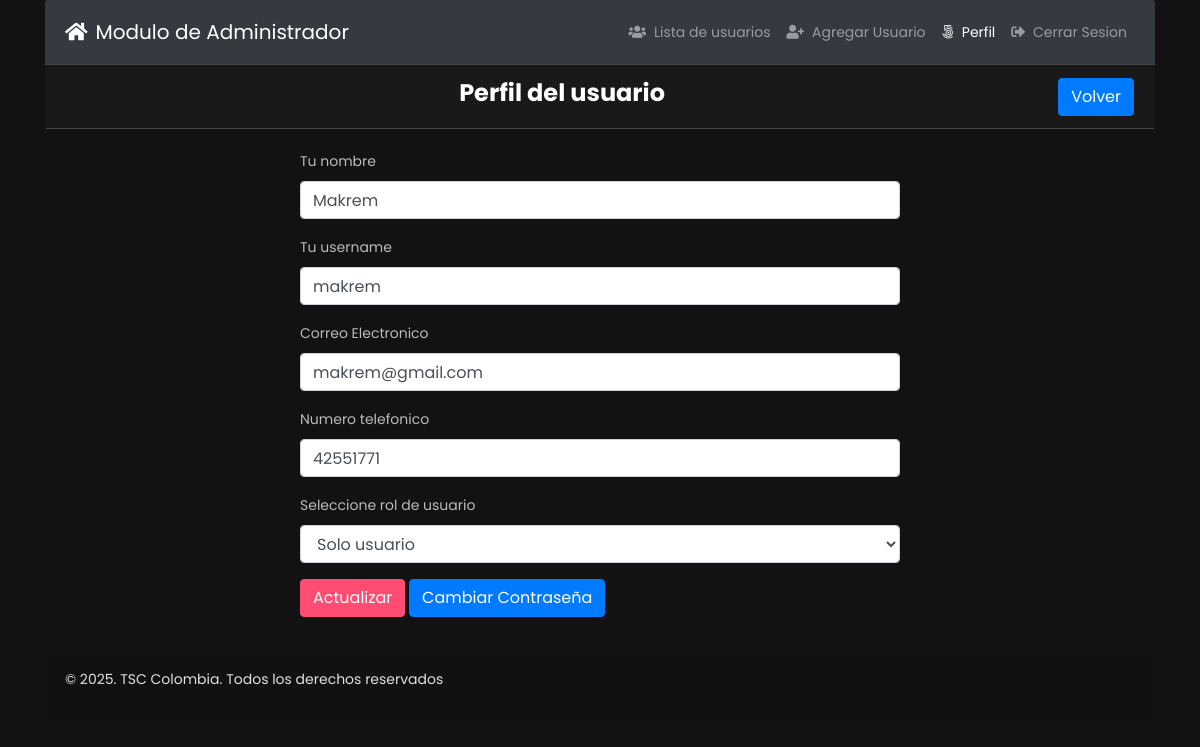
Page /profile.php?id=26 (signed in) on the committed database.
### tables this page shows
CREATE TABLE IF NOT EXISTS `tbl_users` (
  `id` int(11) NOT NULL AUTO_INCREMENT,
  `name` varchar(255) DEFAULT NULL,
  `username` varchar(255) DEFAULT NULL,
  `email` varchar(255) DEFAULT NULL,
  `password` varchar(255) DEFAULT NULL,
  `mobile` varchar(25) DEFAULT NULL,
  `roleid` tinyint(4) DEFAULT NULL,
  `isActive` tinyint(4) DEFAULT '0',
  `created_at` timestamp NOT NULL DEFAULT CURRENT_TIMESTAMP,
  `updated_at` timestamp NOT NULL DEFAULT CURRENT_TIMESTAMP,
  PRIMARY KEY (`id`)
);

### classes/Users.php (called while the page is built, shortened)
<?php
include 'lib/Database.php';
include_once 'lib/Session.php';
class Users{
  private $db;
  public function __construct(){
    $this->db = new Database();
  }
    public function getUserInfoById($userid){
      $sql = "SELECT * FROM tbl_users WHERE id = :id LIMIT 1";
      $stmt = $this->db->pdo->prepare($sql);
      $stmt->bindValue(':id', $userid);
      $stmt->execute();
      $result = $stmt->fetch(PDO::FETCH_OBJ);
      if ($result) {
        return $result;
      }else{
        return false;
      }
    }
}

### lib/Database.php (called while the page is built, shortened)
<?php
class  Database{
  public $pdo;
  public function __construct(){
    if (!isset($this->pdo)) {
      try {
        $link = new PDO('mysql:host='.DB_HOST.'; dbname='.DB_NAME, DB_USER, DB_PASS);
        $link->setAttribute(PDO::ATTR_ERRMODE, PDO::ERRMODE_EXCEPTION);
        $link->exec("SET CHARACTER SET utf8");
        $this->pdo  =  $link;
      } catch (PDOException $e) {
        die("Connection error...".$e->getMessage());
      }
    }
  }
}

### lib/Session.php (called while the page is built, shortened)
<?php
class Session{
  public static function get($key){
    if (isset($_SESSION[$key])) {
      return $_SESSION[$key];
    }else{
      return false;
    }
  }
}

### profile.php (the view, shortened to what this page needs)
<?php
include 'inc/header.php';
 ?>
<?php
if (isset($_GET['id'])) {
  $userid = preg_replace('/[^a-zA-Z0-9-]/', '', (int)$_GET['id']);
}
 ?>
<div class="card ">
  <div class="card-header">
    <h3 class="text-center" style="color: white; font-weight: bold;">
      Perfil del usuario
      <span class="float-right">
        <a href="index.php" class="btn btn-primary">Volver</a>
      </span>
    </h3>
  </div>
  <div class="card-body">
    <?php
    $getUinfo = $users->getUserInfoById($userid);
    if ($getUinfo) {
     ?>
          <div style="width:600px; margin:0px auto">
          <form class="" action="" method="POST">
              <div class="form-group">
                <label for="name">Tu nombre</label>
                <input type="text" name="name" value="<?php echo $getUinfo->name; ?>" class="form-control">
              </div>
              <div class="form-group">
                <label for="username">Tu username</label>
                <input type="text" name="username" value="<?php echo $getUinfo->username; ?>" class="form-control">
              </div>
              <div class="form-group">
                <label for="email">Correo Electronico</label>
                <input type="email" id="email" name="email" value="<?php echo $getUinfo->email; ?>" class="form-control">
              </div>
              <div class="form-group">
                <label for="mobile">Numero telefonico</label>
                <input type="text" id="mobile" name="mobile" value="<?php echo $getUinfo->mobile; ?>" class="form-control">
              </div>
              <?php if (Session::get("roleid") == '1') { ?>
              <div class="form-group
              <?php if (Session::get("roleid") == '1' && Session::get("id") == $getUinfo->id) {
                echo "d-none";
              } ?>
              ">
                <div class="form-group">
                  <label for="sel1">Seleccione rol de usuario</label>
                  <select class="form-control" name="roleid" id="roleid">
                  <?php
                if($getUinfo->roleid == '1'){?>
                  <option value="1" selected='selected'>Admin</option>
                  <option value="2">Editor</option>
                  <option value="3">Solo usuario</option>
                <?php }elseif($getUinfo->roleid == '2'){?>
                  <option value="1">Admin</option>
                  <option value="2" selected='selected'>Editor</option>
                  <option value="3">Solo usuario</option>
                <?php }elseif($getUinfo->roleid == '3'){?>
                  <option value="3" selected='selected'>Solo usuario</option>
                <?php } ?>
                  </select>
                </div>
              </div>
          <?php }else{?>
            <input type="hidden" name="roleid" value="<?php echo $getUinfo->roleid; ?>">
          <?php } ?>
              <?php if (Session::get("id") == $getUinfo->id) {?>
              <div class="form-group">
                <button type="submit" name="update" class="btn btn-success">Actualizar</button>
                <a class="btn btn-primary" href="changepass.php?id=<?php echo $getUinfo->id;?>">Cambiar Contraseña</a>
              </div>
            <?php } elseif(Session::get("roleid") == '1') {?>
              <div class="form-group">
                <button type="submit" name="update" class="btn btn-success">Actualizar</button>
                <a class="btn btn-primary" href="changepass.php?id=<?php echo $getUinfo->id;?>">Cambiar Contraseña</a>
              </div>
            <?php } elseif(Session::get("roleid") == '2') {?>
              <div class="form-group">
                <button type="submit" name="update" class="btn btn-success">Actualizar</button>
              </div>
              <?php   }else{ ?>
                  <div class="form-group">
                    <a class="btn btn-primary" href="index.php">Ok</a>
                  </div>
                <?php } ?>
          </form>
        </div>
      <?php }else{
        header('Location:index.php');
      } ?>
      </div>
    </div>
  <?php
  include 'inc/footer.php';
  ?>

### assets/style.css (style rules this page uses)
body { line-height: 24px; font-size: 14px; font-style: normal; font-weight: normal; visibility: visible; font-family: 'Poppins', sans-serif; color: #222; }
h1, h2, h3, h4, h5, h6 { color: #222; font-family: 'Poppins', sans-serif; font-weight: 400; margin-top: 0; }
h3 { font-size: 24px; line-height: 30px; }

### inc/header.php (style rules this page uses)
body { background-color: #121212; color: #e0e0e0; font-family: 'Poppins', sans-serif; }
.card { background-color: #191919; color: #e0e0e0; }
.card-header { background-color: #191919; border-bottom: 1px solid #444; }
.card-body { background-color: #121212; }
.btn-success { background-color: #FF4C73; border-color: #FF4C73; }
input, button { background-color: #333; border: 1px solid #444; color: #e0e0e0; }
input::placeholder { color: #bbb; }
label { color: #bbb; }

### rows in the picture
tbl_users: name "Makrem", username "makrem", email "makrem@gmail.com", mobile "42551771", roleid "Solo usuario"
